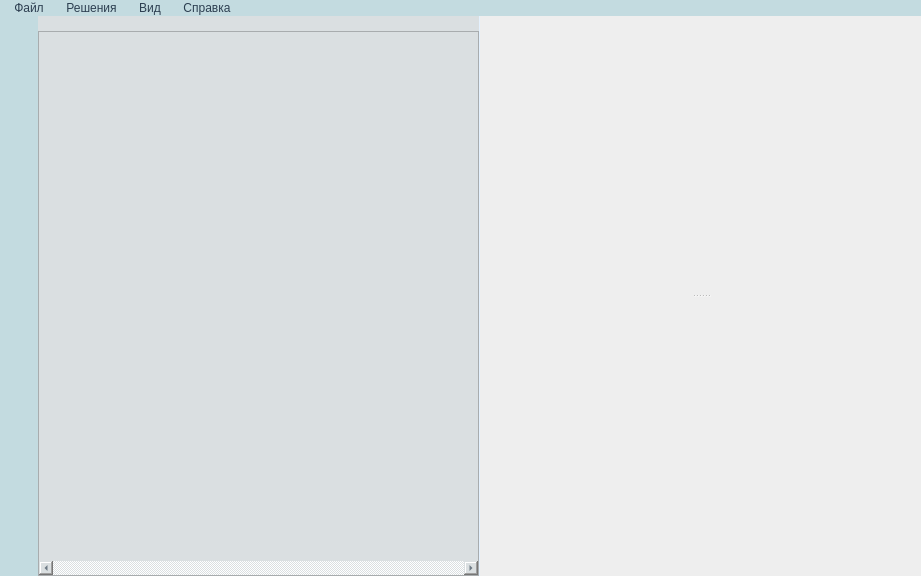
<?xml version="1.0" encoding="UTF-8"?>
<ui version="4.0">
 <class>MainWindow</class>
 <widget class="QMainWindow" name="MainWindow">
  <property name="geometry">
   <rect>
    <x>0</x>
    <y>0</y>
    <width>921</width>
    <height>576</height>
   </rect>
  </property>
  <property name="windowTitle">
   <string>Система поддержки принятия решений</string>
  </property>
  <property name="windowIcon">
   <iconset resource="icons.qrc">
    <normaloff>:/icons/Logo-resized.png</normaloff>:/icons/Logo-resized.png</iconset>
  </property>
  <property name="styleSheet">
   <string notr="true">QHeaderView::section {
       background-color: #DAF2F7;
       padding: 4px;
	   color: #2c3e50;
       border: 0px solid #fffff8;
       font-size: 10pt;
}

QTableCornerButton::section {
       background-color: #DAF2F7;
       border: 0px solid #fffff8;
}

QTableWidget {
       gridline-color: #fffff8;
	   border: 0px solid #fffff8;
       font-size: 12pt;

		/*selection-background-color:#52b3d9;*/
		selection-background-color:#a4cad9;
		selection-color:#1f3a93;
}


QWidget {
       background-color: #e4f1fe;
       color: #2c3e50;	 
}
 


QTableView
{
  alternate-background-color: yellow;
}

 QTreeView {
     alternate-background-color: yellow;
     show-decoration-selected: 1;
 }


 QTreeView::item {
      border: 1px solid #d9d9d9;
     border-top-color: transparent;
     border-bottom-color: transparent;
 }

 QTreeView::item:hover {
     background: qlineargradient(x1: 0, y1: 0, x2: 0, y2: 1, stop: 0 #e7effd, stop: 1 #cbdaf1);
     border: 1px solid #bfcde4;
 }

 QTreeView::item:selected {
     border: 1px solid #567dbc;
 }

 QTreeView::item:selected:active{
     background: qlineargradient(x1: 0, y1: 0, x2: 0, y2: 1, stop: 0 #6ea1f1, stop: 1 #567dbc);
 }

 QTreeView::item:selected:!active {
     background: qlineargradient(x1: 0, y1: 0, x2: 0, y2: 1, stop: 0 #6b9be8, stop: 1 #577fbf);
 }
</string>
  </property>
  <property name="iconSize">
   <size>
    <width>256</width>
    <height>256</height>
   </size>
  </property>
  <widget class="QWidget" name="centralwidget">
   <layout class="QGridLayout" name="gridLayout">
    <property name="leftMargin">
     <number>0</number>
    </property>
    <property name="topMargin">
     <number>0</number>
    </property>
    <property name="rightMargin">
     <number>0</number>
    </property>
    <property name="bottomMargin">
     <number>0</number>
    </property>
    <property name="spacing">
     <number>0</number>
    </property>
    <item row="0" column="0">
     <layout class="QHBoxLayout" name="horizontalLayout">
      <property name="spacing">
       <number>0</number>
      </property>
      <item>
       <widget class="QWidget" name="SideBar" native="true">
        <property name="minimumSize">
         <size>
          <width>38</width>
          <height>0</height>
         </size>
        </property>
        <property name="maximumSize">
         <size>
          <width>38</width>
          <height>16777215</height>
         </size>
        </property>
        <property name="styleSheet">
         <string notr="true">/*background-color: rgb(171, 183, 183);*/
background-color: #C3DBE0;
</string>
        </property>
        <layout class="QVBoxLayout" name="verticalLayout">
         <property name="spacing">
          <number>0</number>
         </property>
         <property name="leftMargin">
          <number>0</number>
         </property>
         <property name="topMargin">
          <number>0</number>
         </property>
         <property name="rightMargin">
          <number>0</number>
         </property>
         <property name="bottomMargin">
          <number>0</number>
         </property>
         <item>
          <widget class="QPushButton" name="MoreButton">
           <property name="font">
            <font>
             <pointsize>13</pointsize>
            </font>
           </property>
           <property name="styleSheet">
            <string notr="true">color: rgb(0, 0, 0);
/*text-size: bold;*/
click
{
background-color: rgb(48, 62, 255)
}</string>
           </property>
           <property name="text">
            <string/>
           </property>
           <property name="icon">
            <iconset resource="icons.qrc">
             <normaloff>:/icons/more.png</normaloff>:/icons/more.png</iconset>
           </property>
           <property name="iconSize">
            <size>
             <width>32</width>
             <height>32</height>
            </size>
           </property>
           <property name="autoDefault">
            <bool>false</bool>
           </property>
           <property name="default">
            <bool>false</bool>
           </property>
           <property name="flat">
            <bool>true</bool>
           </property>
          </widget>
         </item>
         <item>
          <widget class="QPushButton" name="ExploreButton">
           <property name="sizePolicy">
            <sizepolicy hsizetype="Preferred" vsizetype="Fixed">
             <horstretch>0</horstretch>
             <verstretch>0</verstretch>
            </sizepolicy>
           </property>
           <property name="font">
            <font>
             <pointsize>9</pointsize>
            </font>
           </property>
           <property name="styleSheet">
            <string notr="true">color: rgb(0, 0, 0);
/*text-size: bold;*/
text-align: left;
</string>
           </property>
           <property name="text">
            <string/>
           </property>
           <property name="icon">
            <iconset resource="icons.qrc">
             <normaloff>:/icons/folder-invoices.png</normaloff>:/icons/folder-invoices.png</iconset>
           </property>
           <property name="iconSize">
            <size>
             <width>32</width>
             <height>32</height>
            </size>
           </property>
           <property name="autoDefault">
            <bool>false</bool>
           </property>
           <property name="default">
            <bool>false</bool>
           </property>
           <property name="flat">
            <bool>true</bool>
           </property>
          </widget>
         </item>
         <item>
          <widget class="QPushButton" name="ConfiugreButton">
           <property name="font">
            <font>
             <pointsize>9</pointsize>
            </font>
           </property>
           <property name="styleSheet">
            <string notr="true">color: rgb(0, 0, 0);
/*text-size: bold;*/
text-align: left;
</string>
           </property>
           <property name="text">
            <string/>
           </property>
           <property name="icon">
            <iconset resource="icons.qrc">
             <normaloff>:/icons/configure.png</normaloff>:/icons/configure.png</iconset>
           </property>
           <property name="iconSize">
            <size>
             <width>32</width>
             <height>32</height>
            </size>
           </property>
           <property name="autoDefault">
            <bool>false</bool>
           </property>
           <property name="default">
            <bool>false</bool>
           </property>
           <property name="flat">
            <bool>true</bool>
           </property>
          </widget>
         </item>
         <item>
          <widget class="QPushButton" name="ListButton">
           <property name="font">
            <font>
             <pointsize>9</pointsize>
            </font>
           </property>
           <property name="styleSheet">
            <string notr="true">color: rgb(0, 0, 0);
/*text-size: bold;*/
text-align: left;
</string>
           </property>
           <property name="text">
            <string/>
           </property>
           <property name="icon">
            <iconset resource="icons.qrc">
             <normaloff>:/icons/list.png</normaloff>:/icons/list.png</iconset>
           </property>
           <property name="iconSize">
            <size>
             <width>32</width>
             <height>32</height>
            </size>
           </property>
           <property name="autoDefault">
            <bool>false</bool>
           </property>
           <property name="default">
            <bool>false</bool>
           </property>
           <property name="flat">
            <bool>true</bool>
           </property>
          </widget>
         </item>
         <item>
          <widget class="QPushButton" name="GraphicsButton">
           <property name="font">
            <font>
             <pointsize>9</pointsize>
            </font>
           </property>
           <property name="autoFillBackground">
            <bool>false</bool>
           </property>
           <property name="styleSheet">
            <string notr="true">color: rgb(0, 0, 0);
/*text-size: bold;*/
text-align: left;</string>
           </property>
           <property name="text">
            <string/>
           </property>
           <property name="icon">
            <iconset resource="icons.qrc">
             <normaloff>:/icons/graph.png</normaloff>:/icons/graph.png</iconset>
           </property>
           <property name="iconSize">
            <size>
             <width>32</width>
             <height>32</height>
            </size>
           </property>
           <property name="shortcut">
            <string>G</string>
           </property>
           <property name="default">
            <bool>false</bool>
           </property>
           <property name="flat">
            <bool>true</bool>
           </property>
          </widget>
         </item>
         <item>
          <widget class="QPushButton" name="InfoButton">
           <property name="font">
            <font>
             <pointsize>9</pointsize>
            </font>
           </property>
           <property name="autoFillBackground">
            <bool>false</bool>
           </property>
           <property name="styleSheet">
            <string notr="true">color: rgb(0, 0, 0);
/*text-size: bold;*/
text-align: left;</string>
           </property>
           <property name="text">
            <string/>
           </property>
           <property name="icon">
            <iconset resource="icons.qrc">
             <normaloff>:/icons/info.png</normaloff>:/icons/info.png</iconset>
           </property>
           <property name="iconSize">
            <size>
             <width>32</width>
             <height>32</height>
            </size>
           </property>
           <property name="default">
            <bool>false</bool>
           </property>
           <property name="flat">
            <bool>true</bool>
           </property>
          </widget>
         </item>
        </layout>
       </widget>
      </item>
      <item>
       <widget class="QSplitter" name="splitter">
        <property name="orientation">
         <enum>Qt::Horizontal</enum>
        </property>
        <property name="handleWidth">
         <number>1</number>
        </property>
        <widget class="QWidget" name="SideBarContext" native="true">
         <property name="enabled">
          <bool>true</bool>
         </property>
         <property name="sizePolicy">
          <sizepolicy hsizetype="Minimum" vsizetype="Preferred">
           <horstretch>0</horstretch>
           <verstretch>0</verstretch>
          </sizepolicy>
         </property>
         <property name="maximumSize">
          <size>
           <width>9999999</width>
           <height>16777215</height>
          </size>
         </property>
         <property name="styleSheet">
          <string notr="true">background-color: rgb(218, 223, 225);</string>
         </property>
         <layout class="QGridLayout" name="gridLayout_4">
          <property name="leftMargin">
           <number>0</number>
          </property>
          <property name="topMargin">
           <number>0</number>
          </property>
          <property name="rightMargin">
           <number>0</number>
          </property>
          <property name="bottomMargin">
           <number>0</number>
          </property>
          <property name="spacing">
           <number>0</number>
          </property>
          <item row="0" column="0">
           <layout class="QGridLayout" name="gridLayout_2">
            <property name="spacing">
             <number>0</number>
            </property>
            <item row="0" column="0">
             <widget class="QWidget" name="widget" native="true">
              <property name="maximumSize">
               <size>
                <width>16777215</width>
                <height>15</height>
               </size>
              </property>
              <layout class="QHBoxLayout" name="horizontalLayout_2">
               <property name="spacing">
                <number>0</number>
               </property>
               <property name="leftMargin">
                <number>0</number>
               </property>
               <property name="topMargin">
                <number>0</number>
               </property>
               <property name="rightMargin">
                <number>0</number>
               </property>
               <property name="bottomMargin">
                <number>0</number>
               </property>
               <item>
                <widget class="QPushButton" name="MinusButton">
                 <property name="maximumSize">
                  <size>
                   <width>16</width>
                   <height>16</height>
                  </size>
                 </property>
                 <property name="text">
                  <string/>
                 </property>
                 <property name="icon">
                  <iconset resource="icons.qrc">
                   <normaloff>:/icons/minus.png</normaloff>:/icons/minus.png</iconset>
                 </property>
                 <property name="flat">
                  <bool>true</bool>
                 </property>
                </widget>
               </item>
               <item>
                <widget class="QPushButton" name="PlusButton">
                 <property name="maximumSize">
                  <size>
                   <width>16</width>
                   <height>16</height>
                  </size>
                 </property>
                 <property name="text">
                  <string/>
                 </property>
                 <property name="icon">
                  <iconset resource="icons.qrc">
                   <normaloff>:/icons/plus.png</normaloff>:/icons/plus.png</iconset>
                 </property>
                 <property name="flat">
                  <bool>true</bool>
                 </property>
                </widget>
               </item>
               <item>
                <spacer name="horizontalSpacer">
                 <property name="orientation">
                  <enum>Qt::Horizontal</enum>
                 </property>
                 <property name="sizeHint" stdset="0">
                  <size>
                   <width>40</width>
                   <height>20</height>
                  </size>
                 </property>
                </spacer>
               </item>
               <item>
                <widget class="QPushButton" name="CloseMenuButton">
                 <property name="maximumSize">
                  <size>
                   <width>16</width>
                   <height>16</height>
                  </size>
                 </property>
                 <property name="text">
                  <string/>
                 </property>
                 <property name="icon">
                  <iconset resource="icons.qrc">
                   <normaloff>:/icons/close.png</normaloff>:/icons/close.png</iconset>
                 </property>
                 <property name="default">
                  <bool>false</bool>
                 </property>
                 <property name="flat">
                  <bool>true</bool>
                 </property>
                </widget>
               </item>
              </layout>
             </widget>
            </item>
            <item row="1" column="0">
             <widget class="QWidget" name="widget_3" native="true">
              <layout class="QGridLayout" name="SideBarArea">
               <property name="leftMargin">
                <number>0</number>
               </property>
               <property name="topMargin">
                <number>0</number>
               </property>
               <property name="rightMargin">
                <number>0</number>
               </property>
               <property name="bottomMargin">
                <number>0</number>
               </property>
               <property name="spacing">
                <number>0</number>
               </property>
               <item row="0" column="0">
                <widget class="QTreeView" name="treeView">
                 <property name="contextMenuPolicy">
                  <enum>Qt::ActionsContextMenu</enum>
                 </property>
                 <property name="styleSheet">
                  <string notr="true"/>
                 </property>
                 <property name="horizontalScrollBarPolicy">
                  <enum>Qt::ScrollBarAlwaysOn</enum>
                 </property>
                 <property name="headerHidden">
                  <bool>true</bool>
                 </property>
                </widget>
               </item>
              </layout>
             </widget>
            </item>
           </layout>
          </item>
         </layout>
        </widget>
        <widget class="QWidget" name="widget_2" native="true">
         <property name="styleSheet">
          <string notr="true">background-color: #eeeeee</string>
         </property>
         <layout class="QGridLayout" name="gridLayout_3">
          <property name="leftMargin">
           <number>0</number>
          </property>
          <property name="topMargin">
           <number>0</number>
          </property>
          <property name="rightMargin">
           <number>0</number>
          </property>
          <property name="bottomMargin">
           <number>0</number>
          </property>
          <property name="spacing">
           <number>0</number>
          </property>
          <item row="0" column="0">
           <widget class="QSplitter" name="splitter_2">
            <property name="orientation">
             <enum>Qt::Vertical</enum>
            </property>
            <widget class="QTableWidget" name="InputTable">
             <property name="styleSheet">
              <string notr="true"/>
             </property>
             <property name="editTriggers">
              <set>QAbstractItemView::NoEditTriggers</set>
             </property>
             <property name="dragDropMode">
              <enum>QAbstractItemView::NoDragDrop</enum>
             </property>
             <property name="showGrid">
              <bool>true</bool>
             </property>
             <property name="gridStyle">
              <enum>Qt::SolidLine</enum>
             </property>
             <property name="sortingEnabled">
              <bool>true</bool>
             </property>
             <property name="cornerButtonEnabled">
              <bool>true</bool>
             </property>
             <attribute name="horizontalHeaderStretchLastSection">
              <bool>false</bool>
             </attribute>
             <attribute name="verticalHeaderVisible">
              <bool>false</bool>
             </attribute>
             <attribute name="verticalHeaderCascadingSectionResizes">
              <bool>false</bool>
             </attribute>
            </widget>
            <widget class="QTableWidget" name="OutputTable">
             <property name="editTriggers">
              <set>QAbstractItemView::NoEditTriggers</set>
             </property>
             <property name="sortingEnabled">
              <bool>true</bool>
             </property>
             <attribute name="verticalHeaderVisible">
              <bool>false</bool>
             </attribute>
             <attribute name="verticalHeaderCascadingSectionResizes">
              <bool>false</bool>
             </attribute>
            </widget>
           </widget>
          </item>
         </layout>
        </widget>
       </widget>
      </item>
     </layout>
    </item>
   </layout>
  </widget>
  <widget class="QMenuBar" name="menubar">
   <property name="geometry">
    <rect>
     <x>0</x>
     <y>0</y>
     <width>921</width>
     <height>23</height>
    </rect>
   </property>
   <property name="styleSheet">
    <string notr="true">
QMenuBar{
	background-color:#C3DBE0;
}


 QMenuBar::item{
	padding: 1px 8px;
	spacing: 3px;
	border-radius: 4px;
}

 QMenuBar::item:selected {  
     background: #DEF1FB;
 }

QMenu{
     background: #FFF1FE;
}



 QMenu::item {
   /* background-color: transparent;*/

 }

 QMenu::item:selected {  
    /* background-color: #E4F1FE;*/

	text-decoration: underline;
	color: #1f3a93;
	text-align: center;

 }</string>
   </property>
   <widget class="QMenu" name="menu">
    <property name="title">
     <string>Файл</string>
    </property>
    <widget class="QMenu" name="menu_6">
     <property name="title">
      <string>Экспортировать в ...</string>
     </property>
     <addaction name="ExportToExcelAction"/>
    </widget>
    <addaction name="OpenFileAction"/>
    <addaction name="menu_6"/>
    <addaction name="OpenSettingsAction"/>
   </widget>
   <widget class="QMenu" name="menu_2">
    <property name="title">
     <string>Решения</string>
    </property>
    <widget class="QMenu" name="DeleteMenu">
     <property name="title">
      <string>Закрыть</string>
     </property>
     <addaction name="DeleteAllAction"/>
     <addaction name="separator"/>
    </widget>
    <widget class="QMenu" name="OpenMenu">
     <property name="title">
      <string>Открыть</string>
     </property>
    </widget>
    <addaction name="OpenMenu"/>
    <addaction name="DeleteMenu"/>
   </widget>
   <widget class="QMenu" name="menu_3">
    <property name="title">
     <string>Вид</string>
    </property>
    <widget class="QMenu" name="menu_4">
     <property name="title">
      <string>Подогнать под размер окна...</string>
     </property>
     <addaction name="ResizeToWindowBothTablesAction"/>
     <addaction name="separator"/>
     <addaction name="ResizeToWindowInputTableAction"/>
     <addaction name="ResizeToWindowOutputTableAction"/>
    </widget>
    <widget class="QMenu" name="menu_5">
     <property name="title">
      <string>Подогнать под размер содержимого...</string>
     </property>
     <addaction name="ResizeToContentBothTablesAction"/>
     <addaction name="separator"/>
     <addaction name="ResizeToContentInputTableAction"/>
     <addaction name="ResizeToContentOutputTableAction"/>
    </widget>
    <addaction name="menu_4"/>
    <addaction name="menu_5"/>
    <addaction name="ToggleFullscreenAction"/>
   </widget>
   <widget class="QMenu" name="menu_7">
    <property name="title">
     <string>Справка</string>
    </property>
    <addaction name="AboutProgramAction"/>
   </widget>
   <addaction name="menu"/>
   <addaction name="menu_2"/>
   <addaction name="menu_3"/>
   <addaction name="menu_7"/>
  </widget>
  <action name="OpenFileAction">
   <property name="text">
    <string>Открыть</string>
   </property>
   <property name="shortcut">
    <string>Ctrl+O</string>
   </property>
  </action>
  <action name="action1">
   <property name="text">
    <string>1</string>
   </property>
  </action>
  <action name="action1_2">
   <property name="text">
    <string>1</string>
   </property>
  </action>
  <action name="DeleteAllAction">
   <property name="text">
    <string>Закрыть все</string>
   </property>
   <property name="shortcut">
    <string>Ctrl+D</string>
   </property>
  </action>
  <action name="OpenInputTableAction">
   <property name="text">
    <string>Таблицу исходных данных</string>
   </property>
   <property name="shortcut">
    <string>Ctrl+1</string>
   </property>
  </action>
  <action name="OpenOutputTableAction">
   <property name="text">
    <string>Таблицу с рейтингами</string>
   </property>
   <property name="shortcut">
    <string>Ctrl+2</string>
   </property>
  </action>
  <action name="ResizeToWindowInputTableAction">
   <property name="text">
    <string>Исходную таблицу</string>
   </property>
   <property name="shortcut">
    <string>F3</string>
   </property>
  </action>
  <action name="ResizeToWindowOutputTableAction">
   <property name="text">
    <string>Рейтинговую таблицу</string>
   </property>
   <property name="shortcut">
    <string>F5</string>
   </property>
  </action>
  <action name="ResizeToWindowBothTablesAction">
   <property name="text">
    <string>Обе таблицы</string>
   </property>
   <property name="shortcut">
    <string>F1</string>
   </property>
  </action>
  <action name="ResizeToContentInputTableAction">
   <property name="text">
    <string>Исходную таблицу</string>
   </property>
   <property name="shortcut">
    <string>F4</string>
   </property>
  </action>
  <action name="ResizeToContentOutputTableAction">
   <property name="text">
    <string>Рейтинговую таблицу</string>
   </property>
   <property name="shortcut">
    <string>F6</string>
   </property>
  </action>
  <action name="ResizeToContentBothTablesAction">
   <property name="text">
    <string>Обе таблицы</string>
   </property>
   <property name="shortcut">
    <string>F2</string>
   </property>
  </action>
  <action name="ToggleFullscreenAction">
   <property name="text">
    <string>Переключить полноэкранный режим</string>
   </property>
   <property name="shortcut">
    <string>F10</string>
   </property>
  </action>
  <action name="ExportToExcelAction">
   <property name="text">
    <string>Excel </string>
   </property>
  </action>
  <action name="AboutProgramAction">
   <property name="text">
    <string>О программе</string>
   </property>
  </action>
  <action name="OpenSettingsAction">
   <property name="text">
    <string>Настройки</string>
   </property>
  </action>
 </widget>
 <resources>
  <include location="icons.qrc"/>
 </resources>
 <connections/>
</ui>
